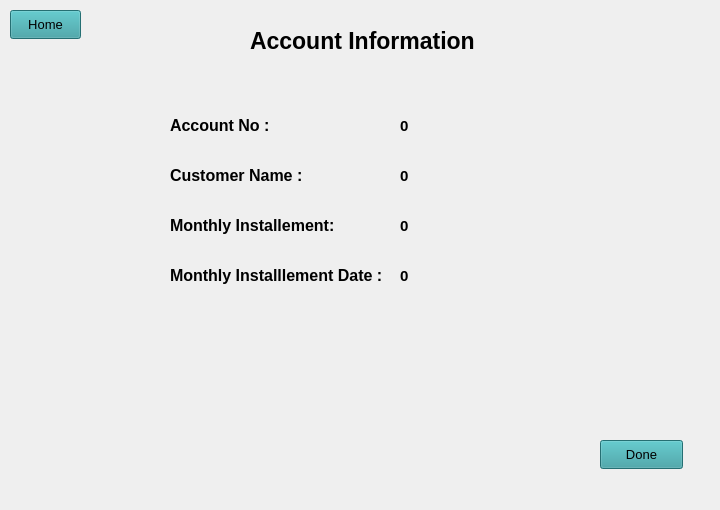
   <widget class="QWidget" name="tab_5">
    <attribute name="title">
     <string>Page</string>
    </attribute>
    <widget class="QLabel" name="label_4">
     <property name="geometry">
      <rect>
       <x>250</x>
       <y>20</y>
       <width>241</width>
       <height>41</height>
      </rect>
     </property>
     <property name="font">
      <font>
       <family>Segoe UI</family>
       <pointsize>-1</pointsize>
       <italic>false</italic>
       <bold>true</bold>
      </font>
     </property>
     <property name="styleSheet">
      <string notr="true">
font: 700 9pt &quot;Segoe UI&quot;;
font-size: 23px</string>
     </property>
     <property name="text">
      <string>Account Information</string>
     </property>
    </widget>
    <widget class="QLabel" name="label_8">
     <property name="geometry">
      <rect>
       <x>170</x>
       <y>110</y>
       <width>101</width>
       <height>31</height>
      </rect>
     </property>
     <property name="font">
      <font>
       <family>Segoe UI</family>
       <pointsize>-1</pointsize>
       <italic>false</italic>
       <bold>true</bold>
      </font>
     </property>
     <property name="styleSheet">
      <string notr="true">
font: 700 9pt &quot;Segoe UI&quot;;
font-size: 16px;
color: black;</string>
     </property>
     <property name="text">
      <string>Account No :</string>
     </property>
    </widget>
    <widget class="QLabel" name="label_9">
     <property name="geometry">
      <rect>
       <x>170</x>
       <y>260</y>
       <width>221</width>
       <height>31</height>
      </rect>
     </property>
     <property name="font">
      <font>
       <family>Segoe UI</family>
       <pointsize>-1</pointsize>
       <italic>false</italic>
       <bold>true</bold>
      </font>
     </property>
     <property name="styleSheet">
      <string notr="true">
font: 700 9pt &quot;Segoe UI&quot;;
font-size: 16px;
color: black;</string>
     </property>
     <property name="text">
      <string>Monthly Installlement Date :</string>
     </property>
    </widget>
    <widget class="QLabel" name="label_10">
     <property name="geometry">
      <rect>
       <x>170</x>
       <y>160</y>
       <width>141</width>
       <height>31</height>
      </rect>
     </property>
     <property name="font">
      <font>
       <family>Segoe UI</family>
       <pointsize>-1</pointsize>
       <italic>false</italic>
       <bold>true</bold>
      </font>
     </property>
     <property name="styleSheet">
      <string notr="true">
font: 700 9pt &quot;Segoe UI&quot;;
font-size: 16px;
color: black;</string>
     </property>
     <property name="text">
      <string>Customer Name :</string>
     </property>
    </widget>
    <widget class="QLabel" name="label_15">
     <property name="geometry">
      <rect>
       <x>170</x>
       <y>210</y>
       <width>181</width>
       <height>31</height>
      </rect>
     </property>
     <property name="font">
      <font>
       <family>Segoe UI</family>
       <pointsize>-1</pointsize>
       <italic>false</italic>
       <bold>true</bold>
      </font>
     </property>
     <property name="styleSheet">
      <string notr="true">
font: 700 9pt &quot;Segoe UI&quot;;
font-size: 16px;
color: black;</string>
     </property>
     <property name="text">
      <string>Monthly Installement:</string>
     </property>
    </widget>
    <widget class="QLabel" name="label_16">
     <property name="geometry">
      <rect>
       <x>400</x>
       <y>110</y>
       <width>41</width>
       <height>31</height>
      </rect>
     </property>
     <property name="font">
      <font>
       <family>Segoe UI</family>
       <pointsize>11</pointsize>
       <italic>false</italic>
       <bold>true</bold>
      </font>
     </property>
     <property name="styleSheet">
      <string notr="true">font: 700 11pt &quot;Segoe UI&quot;;
color: black;</string>
     </property>
     <property name="text">
      <string>0</string>
     </property>
    </widget>
    <widget class="QLabel" name="label_27">
     <property name="geometry">
      <rect>
       <x>400</x>
       <y>160</y>
       <width>191</width>
       <height>31</height>
      </rect>
     </property>
     <property name="font">
      <font>
       <family>Segoe UI</family>
       <pointsize>11</pointsize>
       <italic>false</italic>
       <bold>true</bold>
      </font>
     </property>
     <property name="styleSheet">
      <string notr="true">font: 700 11pt &quot;Segoe UI&quot;;
color: black;</string>
     </property>
     <property name="text">
      <string>0</string>
     </property>
    </widget>
    <widget class="QLabel" name="label_29">
     <property name="geometry">
      <rect>
       <x>400</x>
       <y>210</y>
       <width>101</width>
       <height>31</height>
      </rect>
     </property>
     <property name="font">
      <font>
       <family>Segoe UI</family>
       <pointsize>11</pointsize>
       <italic>false</italic>
       <bold>true</bold>
      </font>
     </property>
     <property name="styleSheet">
      <string notr="true">font: 700 11pt &quot;Segoe UI&quot;;
color: black;</string>
     </property>
     <property name="text">
      <string>0</string>
     </property>
    </widget>
    <widget class="QLabel" name="label_32">
     <property name="geometry">
      <rect>
       <x>400</x>
       <y>260</y>
       <width>101</width>
       <height>31</height>
      </rect>
     </property>
     <property name="font">
      <font>
       <family>Segoe UI</family>
       <pointsize>11</pointsize>
       <italic>false</italic>
       <bold>true</bold>
      </font>
     </property>
     <property name="styleSheet">
      <string notr="true">font: 700 11pt &quot;Segoe UI&quot;;
color: black;</string>
     </property>
     <property name="text">
      <string>0</string>
     </property>
    </widget>
    <widget class="QPushButton" name="Home5">
     <property name="geometry">
      <rect>
       <x>10</x>
       <y>10</y>
       <width>71</width>
       <height>29</height>
      </rect>
     </property>
     <property name="styleSheet">
      <string notr="true">background-color: rgb(52, 156, 161);
font: 700 9pt &quot;Segoe UI&quot;;
font-size: 13px;
color: black;</string>
     </property>
     <property name="text">
      <string>Home</string>
     </property>
    </widget>
    <widget class="QPushButton" name="Done">
     <property name="geometry">
      <rect>
       <x>600</x>
       <y>440</y>
       <width>83</width>
       <height>29</height>
      </rect>
     </property>
     <property name="styleSheet">
      <string notr="true">background-color: rgb(52, 156, 161);
font: 700 9pt &quot;Segoe UI&quot;;
font-size: 13px;
color: black;</string>
     </property>
     <property name="text">
      <string>Done</string>
     </property>
    </widget>
    <widget class="QLabel" name="label_40">
     <property name="geometry">
      <rect>
       <x>0</x>
       <y>0</y>
       <width>711</width>
       <height>501</height>
      </rect>
     </property>
     <property name="text">
      <string/>
     </property>
     <property name="pixmap">
      <pixmap>../assets/background-2.jpg</pixmap>
     </property>
     <property name="scaledContents">
      <bool>true</bool>
     </property>
    </widget>
    <zorder>label_40</zorder>
    <zorder>label_4</zorder>
    <zorder>label_8</zorder>
    <zorder>label_9</zorder>
    <zorder>label_10</zorder>
    <zorder>label_15</zorder>
    <zorder>label_16</zorder>
    <zorder>label_27</zorder>
    <zorder>label_29</zorder>
    <zorder>label_32</zorder>
    <zorder>Home5</zorder>
    <zorder>Done</zorder>
   </widget>
